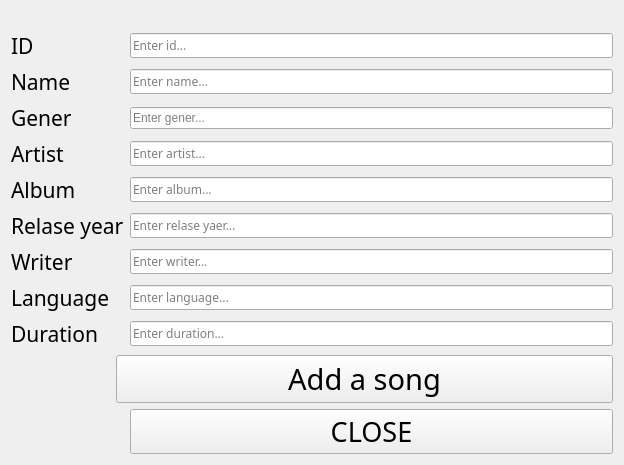
<?xml version="1.0" encoding="UTF-8"?>
<ui version="4.0">
 <class>CreateWnd</class>
 <widget class="QWidget" name="CreateWnd">
  <property name="geometry">
   <rect>
    <x>0</x>
    <y>0</y>
    <width>624</width>
    <height>382</height>
   </rect>
  </property>
  <property name="windowTitle">
   <string>Create</string>
  </property>
  <property name="windowIcon">
   <iconset resource="ICON.qrc">
    <normaloff>:/new/icon/png-transparent-add-create-new-plus-sheet-icon.png</normaloff>:/new/icon/png-transparent-add-create-new-plus-sheet-icon.png</iconset>
  </property>
  <layout class="QGridLayout" name="gridLayout">
   <item row="0" column="0" colspan="2">
    <widget class="QLabel" name="label">
     <property name="text">
      <string/>
     </property>
    </widget>
   </item>
   <item row="1" column="0">
    <widget class="QLabel" name="label_id">
     <property name="font">
      <font>
       <family>Modern No. 20</family>
       <pointsize>16</pointsize>
      </font>
     </property>
     <property name="text">
      <string>ID</string>
     </property>
    </widget>
   </item>
   <item row="1" column="2">
    <widget class="QLineEdit" name="lineEdit_id">
     <property name="font">
      <font>
       <family>Century Gothic</family>
      </font>
     </property>
     <property name="tabletTracking">
      <bool>false</bool>
     </property>
     <property name="toolTip">
      <string/>
     </property>
     <property name="statusTip">
      <string/>
     </property>
     <property name="whatsThis">
      <string/>
     </property>
     <property name="text">
      <string/>
     </property>
     <property name="cursorPosition">
      <number>0</number>
     </property>
     <property name="placeholderText">
      <string>Enter id...</string>
     </property>
    </widget>
   </item>
   <item row="2" column="0">
    <widget class="QLabel" name="label_name">
     <property name="font">
      <font>
       <family>Modern No. 20</family>
       <pointsize>16</pointsize>
      </font>
     </property>
     <property name="text">
      <string>Name</string>
     </property>
    </widget>
   </item>
   <item row="2" column="2">
    <widget class="QLineEdit" name="lineEdit_name">
     <property name="font">
      <font>
       <family>Century Gothic</family>
      </font>
     </property>
     <property name="placeholderText">
      <string>Enter name...</string>
     </property>
    </widget>
   </item>
   <item row="3" column="0">
    <widget class="QLabel" name="label_gener">
     <property name="font">
      <font>
       <family>Modern No. 20</family>
       <pointsize>16</pointsize>
      </font>
     </property>
     <property name="text">
      <string>Gener</string>
     </property>
    </widget>
   </item>
   <item row="3" column="2">
    <widget class="QLineEdit" name="lineEdit_gener">
     <property name="placeholderText">
      <string>Enter gener...</string>
     </property>
    </widget>
   </item>
   <item row="4" column="0">
    <widget class="QLabel" name="label_artist">
     <property name="font">
      <font>
       <family>Modern No. 20</family>
       <pointsize>16</pointsize>
      </font>
     </property>
     <property name="text">
      <string>Artist</string>
     </property>
    </widget>
   </item>
   <item row="4" column="2">
    <widget class="QLineEdit" name="lineEdit_artist">
     <property name="font">
      <font>
       <family>Century Gothic</family>
      </font>
     </property>
     <property name="placeholderText">
      <string>Enter artist...</string>
     </property>
    </widget>
   </item>
   <item row="5" column="0">
    <widget class="QLabel" name="label_album">
     <property name="font">
      <font>
       <family>Modern No. 20</family>
       <pointsize>16</pointsize>
      </font>
     </property>
     <property name="text">
      <string>Album</string>
     </property>
    </widget>
   </item>
   <item row="5" column="2">
    <widget class="QLineEdit" name="lineEdit_album">
     <property name="font">
      <font>
       <family>Century Gothic</family>
      </font>
     </property>
     <property name="placeholderText">
      <string>Enter album...</string>
     </property>
    </widget>
   </item>
   <item row="6" column="0" colspan="2">
    <widget class="QLabel" name="label_year">
     <property name="font">
      <font>
       <family>Modern No. 20</family>
       <pointsize>16</pointsize>
      </font>
     </property>
     <property name="text">
      <string>Relase year</string>
     </property>
    </widget>
   </item>
   <item row="6" column="2">
    <widget class="QLineEdit" name="lineEdit_year">
     <property name="font">
      <font>
       <family>Century Gothic</family>
      </font>
     </property>
     <property name="placeholderText">
      <string>Enter relase yaer...</string>
     </property>
    </widget>
   </item>
   <item row="7" column="0">
    <widget class="QLabel" name="label_writer">
     <property name="font">
      <font>
       <family>Modern No. 20</family>
       <pointsize>16</pointsize>
      </font>
     </property>
     <property name="text">
      <string>Writer</string>
     </property>
    </widget>
   </item>
   <item row="7" column="2">
    <widget class="QLineEdit" name="lineEdit_writer">
     <property name="font">
      <font>
       <family>Century Gothic</family>
      </font>
     </property>
     <property name="placeholderText">
      <string>Enter writer...</string>
     </property>
    </widget>
   </item>
   <item row="8" column="0">
    <widget class="QLabel" name="label_lng">
     <property name="font">
      <font>
       <family>Modern No. 20</family>
       <pointsize>16</pointsize>
      </font>
     </property>
     <property name="text">
      <string>Language</string>
     </property>
    </widget>
   </item>
   <item row="8" column="2">
    <widget class="QLineEdit" name="lineEdit_lng">
     <property name="font">
      <font>
       <family>Century Gothic</family>
      </font>
     </property>
     <property name="placeholderText">
      <string>Enter language...</string>
     </property>
    </widget>
   </item>
   <item row="9" column="0">
    <widget class="QLabel" name="label_time">
     <property name="font">
      <font>
       <family>Modern No. 20</family>
       <pointsize>16</pointsize>
      </font>
     </property>
     <property name="text">
      <string>Duration</string>
     </property>
    </widget>
   </item>
   <item row="9" column="2">
    <widget class="QLineEdit" name="lineEdit_time">
     <property name="font">
      <font>
       <family>Century Gothic</family>
      </font>
     </property>
     <property name="placeholderText">
      <string>Enter duration...</string>
     </property>
    </widget>
   </item>
   <item row="10" column="1" colspan="2">
    <widget class="QPushButton" name="Button_song">
     <property name="font">
      <font>
       <family>Modern No. 20</family>
       <pointsize>22</pointsize>
      </font>
     </property>
     <property name="text">
      <string>Add a song</string>
     </property>
    </widget>
   </item>
   <item row="11" column="2">
    <widget class="QPushButton" name="pushButtonClose">
     <property name="font">
      <font>
       <family>Modern No. 20</family>
       <pointsize>20</pointsize>
      </font>
     </property>
     <property name="text">
      <string>CLOSE</string>
     </property>
    </widget>
   </item>
  </layout>
 </widget>
 <resources>
  <include location="ICON.qrc"/>
 </resources>
 <connections/>
</ui>
